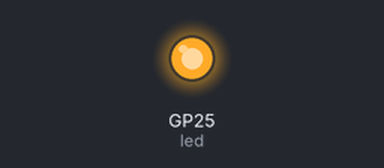
The program below on a simulated Raspberry Pi Pico running MicroPython. Shown: output pins drawn as LEDs (lit = HIGH). What the program prints to the serial console is not drawn. At 11.0 s the program stops and its outputs stay as they are.

Above: at 0.1 s.
At 9.6 s:
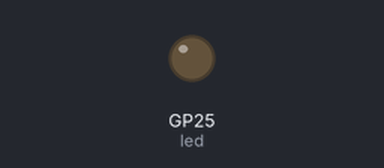
Timing chart, 0 to 11.1 s (numbered marks = the images above):
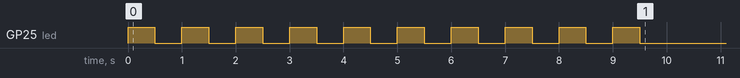

The program:

blink.py
```python
"""
Programme de clignotement d'une LED pour Raspberry Pi Pico (RP2040)
"""

from machine import Pin
import time

# Initialiser la LED sur la broche GPIO 25 (LED intégrée du Pico)
# Pour une LED externe, utilisez une autre broche (ex: Pin(15))
led = Pin(25, Pin.OUT)

def blink(duration=0.5, cycles=None):
    """
    Fait clignoter la LED

    Args:
        duration: durée d'allumage/extinction en secondes (défaut: 0.5)
        cycles: nombre de clignotements (None = infini)
    """
    count = 0

    try:
        while cycles is None or count < cycles:
            led.on()
            time.sleep(duration)
            led.off()
            time.sleep(duration)
            count += 1
    except KeyboardInterrupt:
        led.off()
        print("Arrêt du clignotement")

def pulse(duration=1.0):
    """
    Pulse la LED avec une durée totale spécifiée
    """
    try:
        while True:
            led.on()
            time.sleep(duration / 2)
            led.off()
            time.sleep(duration / 2)
    except KeyboardInterrupt:
        led.off()
        print("Pulse arrêtée")

if __name__ == "__main__":
    # Exemple 1: Clignoter 10 fois avec un délai de 0.5 secondes
    print("Clignotement x10...")
    blink(duration=0.5, cycles=10)

    time.sleep(1)

    # Exemple 2: Clignoter indéfiniment (arrêt avec Ctrl+C)
    print("Clignotement infini (Ctrl+C pour arrêter)...")
    # blink()
```
